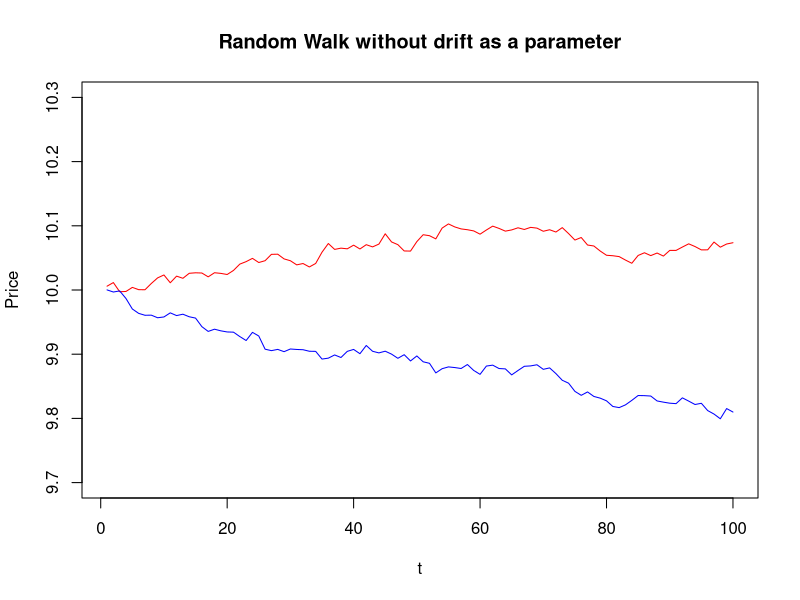

Reproduce this figure in R.
RW <- function(N, x0, mu, variance){
	z <-cumsum(rnorm(n=N, mean=0, sd=sqrt(variance)))
	t<-1:N
	x<-x0+t*mu+z
	return(x)
}

#mu is the drift of the drunkards walk

#simulation of the drunkards walk
P1<-RW(100, 10, 0, 0.00004)
P2<-RW(100, 10, 0, 0.00004)

plot(P1, main="Random Walk without drift as a parameter", xlab="t", ylab="Price", ylim=c(9.7, 10.3), typ='l', col="red")

#to keep drawing on the same visualization
par(new=TRUE) 
plot(P2, axes=FALSE, ann=FALSE, ylim=c(9.7, 10.3), typ='l', col="blue")
dev.off()
